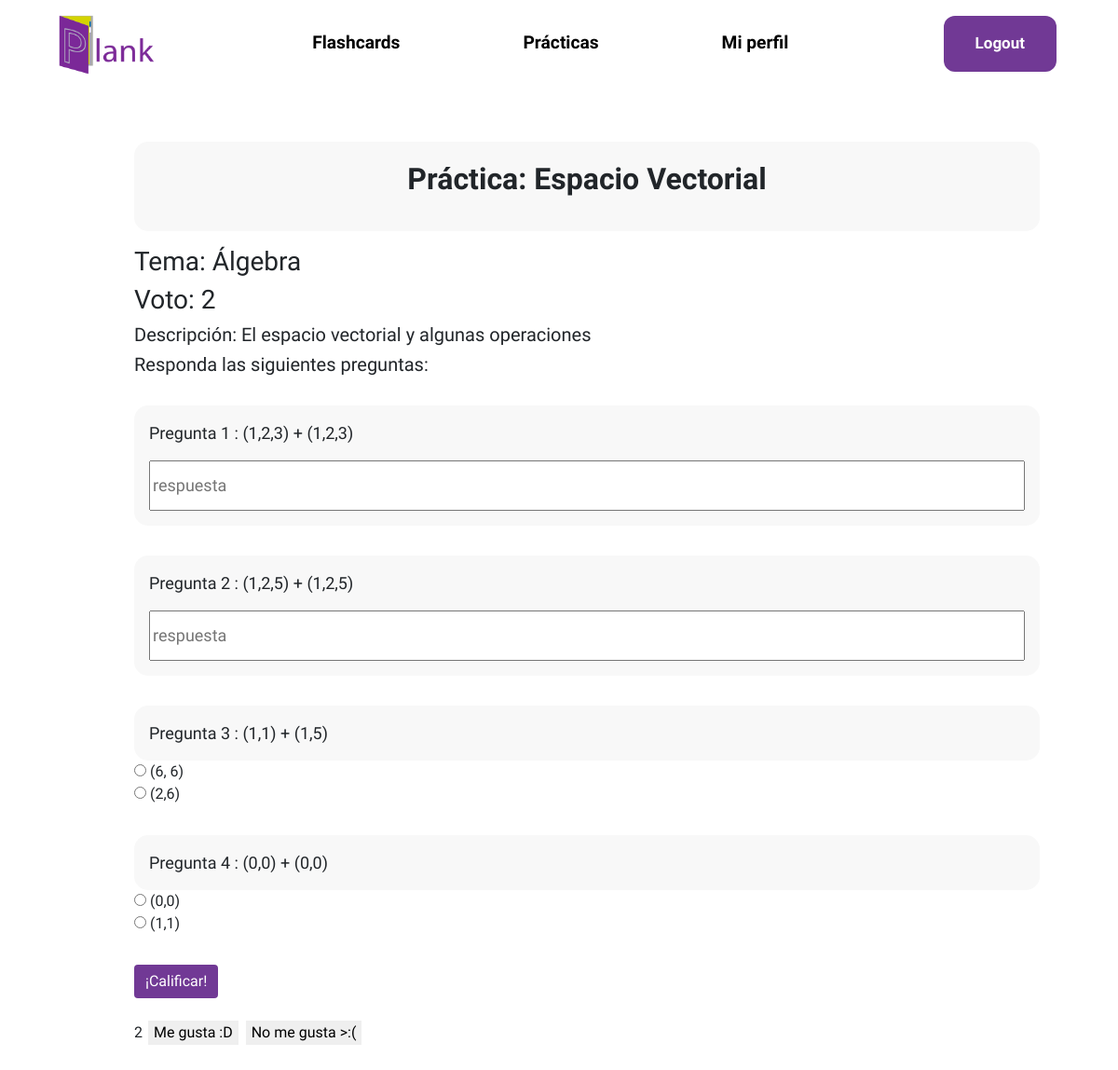
The page /practica/5/ (signed in) on the database its author committed.
### usuario/models.py (models this page shows, shortened)
class Herramienta(models.Model):
    user = models.ForeignKey(User,null = True, on_delete=models.SET_NULL)
    filtro = models.CharField(choices = ELECCION_TEMAS, max_length=50, default=('Matemáticas',('Álgebra','Álgebra')))
    titulo = models.CharField(max_length=100, blank=False,default='')
    descripcion = models.CharField(max_length=100, blank= False)
    visible = models.BooleanField(default=True)
    voto = models.IntegerField(default=0)
    thumbnail = models.ImageField(default="planky.png",null=True,blank=True)
    class Meta:
        abstract = True

class Practica(Herramienta):
    def get_preguntas_abiertas(self):
        preguntas_abiertas = Abierta.objects.filter(practica = self)
        return preguntas_abiertas
    def get_preguntas_cerradas(self):
        preguntas_cerradas = Cerrada.objects.filter(practica = self)
        return preguntas_cerradas

class Pregunta(models.Model):
    practica = models.ForeignKey(Practica,null=True,on_delete=models.SET_NULL)
    planteamiento = models.CharField(blank=False, max_length=100)
    respuesta = models.CharField(max_length=100,blank=False)
    def __str__(self) -> str:
        return self.planteamiento
    class Meta:
        abstract = True

class Abierta(Pregunta):
    pass

class Cerrada(Pregunta):
    def get_respuestas(self):
        respuestas = RespuestaCerrada.objects.filter(id_pregunta = self)
        return respuestas

class RespuestaCerrada(models.Model):
    es_correcta = models.BooleanField(default=False)
    id_pregunta = models.ForeignKey(Cerrada,null=True,on_delete=models.SET_NULL)
    respuesta = models.CharField(blank=False, max_length=100)

### core/views.py (the view, shortened to what this page needs)
# urls.py: path("practica/<int:id>/", login_required(views.practica), name="practica"),
def practica(request, id):
    practica = Practica.objects.get(id=id)
    preguntasAbiertas = practica.get_preguntas_abiertas()
    preguntasCerradas = practica.get_preguntas_cerradas()
    voto = VotoPract.voted(practica,request.user)
    return render(request, "core/practica.html", {
            'practica':practica,
            'abiertas':preguntasAbiertas,
            'cerradas':preguntasCerradas,
            'voto':voto,
            })

### voto/models.py (called while the page is built)
    def voted(id_practica,usuario):
        try:
            voto = VotoPract.objects.get(id_practica=id_practica,usuario = usuario)
        except:
            voto = None
        finally:
            if voto != None:
                if voto.positivo:
                    return 1
                else:
                    return 0
            else:
                return -1

### core/templates/core/practica.html (shortened to what this page needs)
{% extends 'core/layout.html' %}
{% load static %}
{%block cssPath%}
    <link rel="stylesheet" href="{% static 'core/styleContent.css' %}"  type="text/css"/>
{%endblock cssPath%}
{% block body %}
    <div class="document-container">
        <div class="container-center">
            <div class="center-xy">
                <p class="title">Práctica: {{ practica.titulo }}</p>
            </div>
        </div>
        <h3>Tema: {{ practica.filtro }}</h3>
        <h3>Voto: {{ practica.voto }}</h3>
        <h5>Descripción: {{ practica.descripcion }}</h5>
        <h5>Responda las siguientes preguntas:</h5>
        <div class="practica-contenido">
            <form action="" id="exam-form" data-url="{%url 'core:practica' id=practica.id%}" method="post">
                <div>
                    {% for abierta in abiertas %}
                        <div class="practica-pregunta">
                            <div class="enunciado">
                                Pregunta {{ forloop.counter }} : {{ abierta }}
                                <div class="form-box">
                                    <input class="input-box" type="text" id="{{ abierta.id }}" name="pregA{{ abierta.id }}" placeholder="respuesta">
                                </div>
                            </div>
                        </div>
                    {% endfor %}
                </div>
                <div>
                    {% for cerrada in cerradas %}
                        <div class="practica-pregunta">
                            <div class="enunciado">
                                Pregunta
                                {% with lenAbiertas=abiertas|length %}
                                    {{ forloop.counter|add:lenAbiertas }}
                                {% endwith %}: {{ cerrada }}
                            </div>
                            {% for respuesta in cerrada.get_respuestas %}
                                <div>
                                    <div>
                                    <input type="radio" id="{{ respuesta.id }}" name="pregC{{cerrada.id}}" value="{{ respuesta.respuesta }}">
                                    <label for="{{ respuesta.respuesta }}">{{ respuesta.respuesta }}</label>
                                    </div>
                                </div>
                            {% endfor %}
                        </div>
                    {% endfor %}
                </div>
                <button id="grade-button" type="submit" class="btn btn-primary" name="submit" value="submit">¡Calificar!</button>
            </form>
        </div>
        <br>
        <div class="like-dislike">
            <p class="votos" id="votos">{{practica.voto}}</p>
            <button class="voto" id="positivo" data-catid="{{practica.id}}" {% if voto == 1%} value="selected" {%else%} value="unselected" {%endif%}>Me gusta :D</button>
            <button class="voto" id="negativo" data-catid="{{practica.id}}" {% if voto == 0%} value="selected" {%else%} value="unselected" {%endif%}>No me gusta >:(</button>
        </div>
    </div>
{% endblock body %}

### core/static/core/stylesheet.css (style rules this page uses)
* { font-family: 'Asap', sans-serif; --plank-main-color:#713995; }
.btn-primary, .btn-primary:hover, .btn-primary:active, .btn-primary:visited { background-color: #713995 !important; border: none !important; }

### core/static/core/styleContent.css (style rules this page uses)
div.form-container, div.document-container { border:0; margin-left: 10%; margin-right: 5%; margin-top: 3%; padding: 2%; }
.like-dislike { white-space: nowrap; }
.votos, .voto { display: inline-block; }
.voto { border: 0; margin: 0px 2px; }
.container-center { height: 6rem; position: relative; border-radius: 15px; background-color: #f8f8f8; margin-bottom: 1rem; }
.center-xy { margin: 0; position: absolute; top: 50%; left: 50%; -ms-transform: translate(-50%, -50%); transform: translate(-50%, -50%); }
.title { font-size: xx-large; font-weight: bolder; }
.enunciado { font-size: large; background-color: #f8f8f8; padding: 1rem; border-radius: 15px; }
.practica-pregunta { margin-bottom: 2em; }
.form-box { margin-top: 1rem; }
.input-box { width: 100%; height: 3em; }
.practica-contenido { margin-top: 2rem; }

### rows shown on the page
Practica: titulo "Espacio Vectorial", filtro "Álgebra", voto "2", descripcion "El espacio vectorial y algunas operaciones"
Abierta: planteamiento "(1,2,3) + (1,2,3)"
Abierta: planteamiento "(1,2,5) + (1,2,5)"
Cerrada: planteamiento "(1,1) + (1,5)"
RespuestaCerrada: respuesta "(6, 6)"
RespuestaCerrada: respuesta "(2,6)"
Cerrada: planteamiento "(0,0) + (0,0)"
RespuestaCerrada: respuesta "(0,0)"
RespuestaCerrada: respuesta "(1,1)"
